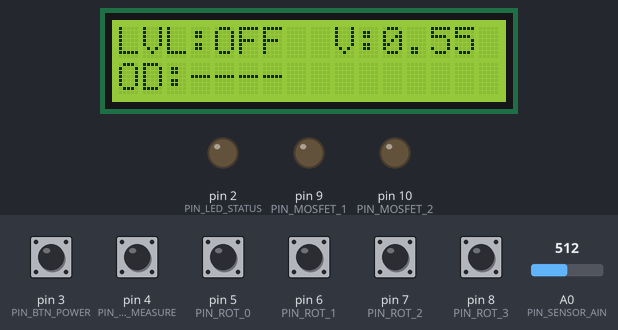
This sketch was run on a simulated Arduino Uno, built with avr-gcc and run on an emulated ATmega328P. On the bench: 16×2 character LCD, output pins drawn as LEDs (lit = HIGH). The inputs (shaded band) are chosen by the test bench; at power-on: pin 3 (PIN_BTN_POWER), pin 4 (PIN_BTN_MEASURE), pin 5 (PIN_ROT_0), pin 6 (PIN_ROT_1), pin 7 (PIN_ROT_2), pin 8 (PIN_ROT_3) HIGH, A0 (PIN_SENSOR_AIN) = 512. What the sketch prints to the serial monitor is not drawn.

Above: at 2.5 s.
2.6 s: pin 6 (PIN_ROT_1) pulled LOW for 1 s
At 4.2 s:
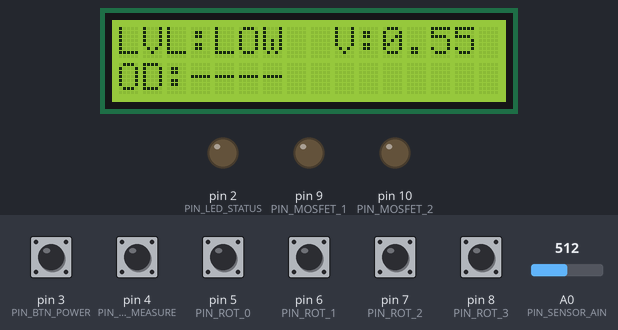
5.1 s: pin 7 (PIN_ROT_2) pulled LOW for 0.15 s
At 5.5 s:
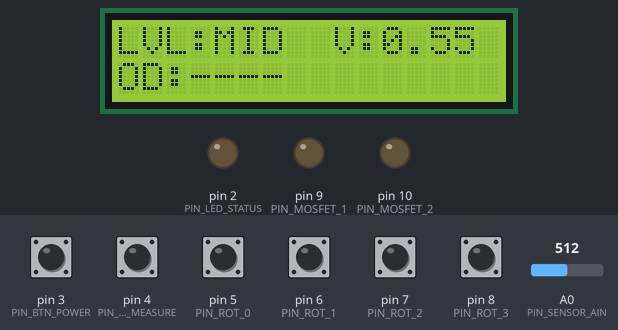
6.7 s: pin 8 (PIN_ROT_3) pulled LOW for 1 s
At 8.4 s:
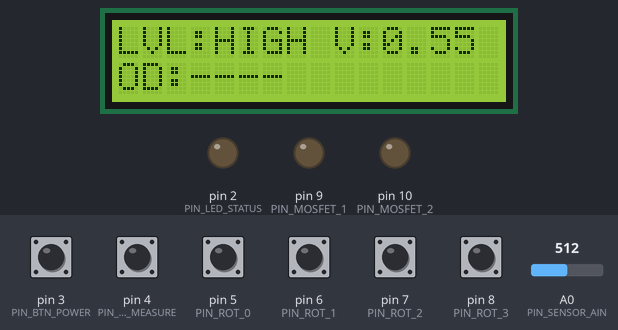
9.2 s: pin 3 (PIN_BTN_POWER) pulled LOW for 1 s
At 11.6 s:
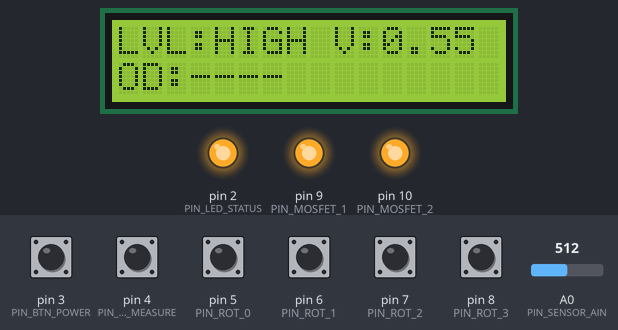
12.5 s: pin 4 (PIN_BTN_MEASURE) pulled LOW for 1 s
14.1 s: A0 (PIN_SENSOR_AIN) set to 716
At 15.1 s:
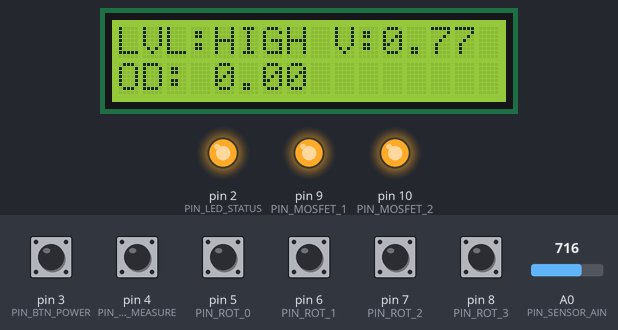
Timing chart, 0 to 17.1 s (numbered marks = the images above; inputs shaded):
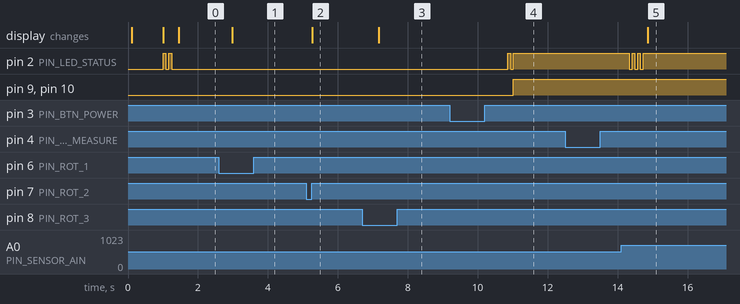

Measured:
- after the input at 2.6 s, the display: changes after 0.38 s (image 1)
- after the input at 5.1 s, the display: changes after 0.17 s (image 2)
- after the input at 6.7 s, the display: changes after 0.48 s (image 3)
- after the input at 9.2 s, pin 2 (PIN_LED_STATUS): LOW → HIGH after 1.7 s, → LOW 0.08 s later, → HIGH 0.08 s later; pin 9 (PIN_MOSFET_1), pin 10 (PIN_MOSFET_2): LOW → HIGH after 1.8 s
- after the input at 12.5 s, every drawn part: stays the same
- after the input at 14.1 s, the display: changes after 0.77 s (image 5)

The sketch:

densitometer_v2_3.ino
```cpp
#include <Arduino.h>
#include "pins.h"
#include "config.h"
#include "version.h"
#include "util.h"
#include "controls.h"
#include "measurement.h"
#include "display.h"

static bool powerEnabled = false;
static Level currentLevel = LVL_OFF;

static float V0 = 0.0f;
static bool V0_valid = false;

static Button btnPower;
static Button btnMeasure;

static void set_level_outputs(Level l) {
  digitalWrite(PIN_MOSFET_1, (l == LVL_LOW || l == LVL_HIGH) ? HIGH : LOW);
  digitalWrite(PIN_MOSFET_2, (l == LVL_MID || l == LVL_HIGH) ? HIGH : LOW);
}

static Level read_rotary_level() {
  if (digitalRead(PIN_ROT_0) == LOW) return LVL_OFF;
  if (digitalRead(PIN_ROT_1) == LOW) return LVL_LOW;
  if (digitalRead(PIN_ROT_2) == LOW) return LVL_MID;
  if (digitalRead(PIN_ROT_3) == LOW) return LVL_HIGH;
  return currentLevel;
}

static void blink_status(uint8_t times) {
  for (uint8_t i=0;i<times;i++){
    digitalWrite(PIN_LED_STATUS, HIGH);
    delay(80);
    digitalWrite(PIN_LED_STATUS, LOW);
    delay(80);
  }
}

void setup() {
  pinMode(PIN_LED_STATUS, OUTPUT);
  digitalWrite(PIN_LED_STATUS, LOW);

  pinMode(PIN_MOSFET_1, OUTPUT);
  pinMode(PIN_MOSFET_2, OUTPUT);
  set_level_outputs(LVL_OFF);

  pinMode(PIN_ROT_0, INPUT_PULLUP);
  pinMode(PIN_ROT_1, INPUT_PULLUP);
  pinMode(PIN_ROT_2, INPUT_PULLUP);
  pinMode(PIN_ROT_3, INPUT_PULLUP);

  button_init(btnPower, PIN_BTN_POWER);
  button_init(btnMeasure, PIN_BTN_MEASURE);

  Serial.begin(SERIAL_BAUD);
  Wire.begin();

  setup_analog_reference();
  lcd_init();

  blink_status(2);
}

void loop() {
  currentLevel = read_rotary_level();

  bool sp=false, lp=false;
  if (button_update(btnPower, sp, lp)) {
    if (sp || lp) {
      powerEnabled = !powerEnabled;
      blink_status(powerEnabled ? 1 : 2);
    }
  }

  bool spm=false, lpm=false;
  if (button_update(btnMeasure, spm, lpm)) {
    if (lpm) {
      if (powerEnabled && currentLevel != LVL_OFF) {
        set_level_outputs(currentLevel);
        delay(80);
        V0 = read_sensor_voltage_avg(PIN_SENSOR_AIN);
        V0_valid = (V0 > 0.01f);
        blink_status(V0_valid ? 3 : 5);
      } else {
        blink_status(5);
      }
    }
  }

  if (powerEnabled && currentLevel != LVL_OFF) {
    set_level_outputs(currentLevel);
    digitalWrite(PIN_LED_STATUS, HIGH);
  } else {
    set_level_outputs(LVL_OFF);
    digitalWrite(PIN_LED_STATUS, LOW);
  }

  float v = read_sensor_voltage_avg(PIN_SENSOR_AIN);
  float od = (V0_valid) ? compute_od(V0, v) : NAN;

  lcd_show(currentLevel, v, V0_valid, od);
  serial_show(currentLevel, v, V0_valid, V0, od);

  delay(250);
}
```

controls.cpp
```cpp
#include "controls.h"

void button_init(Button &b, uint8_t pin) {
  b.pin = pin;
  pinMode(b.pin, INPUT_PULLUP);
  b.stableLevel = digitalRead(b.pin);
  b.lastRead = b.stableLevel;
  b.lastChangeMs = millis();
  b.pressedAtMs = 0;
  b.wasPressed = false;
}

bool button_update(Button &b, bool &shortPress, bool &longPress) {
  shortPress = false;
  longPress  = false;

  bool r = digitalRead(b.pin);

  if (r != b.lastRead) {
    b.lastRead = r;
    b.lastChangeMs = millis();
  }

  if ((millis() - b.lastChangeMs) > DEBOUNCE_MS && r != b.stableLevel) {
    b.stableLevel = r;

    if (b.stableLevel == LOW) {
      b.pressedAtMs = millis();
      b.wasPressed = true;
    } else {
      if (b.wasPressed) {
        uint32_t dt = millis() - b.pressedAtMs;
        if (dt >= LONGPRESS_MS) longPress = true;
        else shortPress = true;
      }
      b.wasPressed = false;
    }
    return true;
  }
  return false;
}
```

controls.h
```cpp
#pragma once
#include <Arduino.h>
#include "config.h"

struct Button {
  uint8_t pin;
  bool stableLevel;
  bool lastRead;
  uint32_t lastChangeMs;
  uint32_t pressedAtMs;
  bool wasPressed;
};

void button_init(Button &b, uint8_t pin);
bool button_update(Button &b, bool &shortPress, bool &longPress);
```

display.cpp
```cpp
#include "display.h"
#include <Wire.h>
#include <LiquidCrystal_I2C.h>
#include "pins.h"
#include "version.h"

static LiquidCrystal_I2C lcd(LCD_ADDR, 16, 2);

const char* level_name(Level l) {
  switch (l) {
    case LVL_OFF: return "OFF ";
    case LVL_LOW: return "LOW ";
    case LVL_MID: return "MID ";
    case LVL_HIGH:return "HIGH";
    default: return "UNK ";
  }
}

void lcd_init() {
  lcd.init();
  lcd.backlight();
  lcd.clear();
  lcd.setCursor(0,0);
  lcd.print(FW_NAME);
  lcd.setCursor(0,1);
  lcd.print(FW_VERSION);
  delay(900);
  lcd.clear();
}

void lcd_show(Level lvl, float v, bool v0_valid, float od) {
  lcd.setCursor(0,0);
  lcd.print("LVL:");
  lcd.print(level_name(lvl));
  lcd.print(" V:");
  char buf[8];
  dtostrf(v, 4, 2, buf);
  lcd.print(buf);

  lcd.setCursor(0,1);
  lcd.print("OD:");
  if (!v0_valid) {
    lcd.print("----   ");
  } else if (isnan(od)) {
    lcd.print("NaN    ");
  } else {
    char b2[10];
    dtostrf(od, 5, 2, b2);
    lcd.print(b2);
    lcd.print("  ");
  }
}

void serial_show(Level lvl, float v, bool v0_valid, float v0, float od) {
  Serial.print("Level=");
  Serial.print(level_name(lvl));
  Serial.print(" V=");
  Serial.print(v, 4);
  Serial.print(" V0=");
  if (v0_valid) Serial.print(v0, 4);
  else Serial.print("unset");
  Serial.print(" OD=");
  if (v0_valid && !isnan(od)) Serial.println(od, 4);
  else Serial.println("----");
}
```

display.h
```cpp
#pragma once
#include <Arduino.h>

enum Level { LVL_OFF=0, LVL_LOW=1, LVL_MID=2, LVL_HIGH=3 };

const char* level_name(Level l);

void lcd_init();
void lcd_show(Level lvl, float v, bool v0_valid, float od);
void serial_show(Level lvl, float v, bool v0_valid, float v0, float od);
```

measurement.cpp
```cpp
#include "measurement.h"
#include "util.h"

float read_sensor_voltage_avg(uint8_t analogPin) {
  uint32_t acc = 0;
  for (uint16_t i=0; i<SAMPLE_COUNT; i++) {
    acc += (uint16_t)analogRead(analogPin);
    delay(SAMPLE_DELAY_MS);
  }
  float raw = (float)acc / (float)SAMPLE_COUNT;
  return raw * (vref_volts() / 1023.0f);
}
```

measurement.h
```cpp
#pragma once
#include <Arduino.h>
#include "config.h"

float read_sensor_voltage_avg(uint8_t analogPin);
```

util.h
```cpp
#pragma once
#include <Arduino.h>
#include <math.h>

inline float compute_od(float v0, float v) {
  if (v0 <= 0.0f || v <= 0.0f) return NAN;
  return log10f(v0 / v);
}

inline float vref_volts() {
#if defined(ARDUINO_AVR_NANO_EVERY)
  return 1.1f; // INTERNAL1V1
#else
  return 1.1f; // INTERNAL (classic AVR ~1.1V)
#endif
}

inline void setup_analog_reference() {
#if defined(ARDUINO_AVR_NANO_EVERY)
  analogReference(INTERNAL1V1);
#else
  analogReference(INTERNAL);
#endif
  delay(20);
}
```

version.h
```cpp
#pragma once
#define FW_NAME    "Densiometer"
#define FW_VERSION "v2.3"
```

config.h
```cpp
#pragma once
#include <Arduino.h>

// Sampling
static const uint16_t SAMPLE_COUNT    = 50;
static const uint16_t SAMPLE_DELAY_MS = 2;

// Buttons
static const uint16_t DEBOUNCE_MS  = 35;
static const uint16_t LONGPRESS_MS = 900;

// Serial
static const uint32_t SERIAL_BAUD = 115200;
```

pins.h
```cpp
#pragma once
#include <Arduino.h>

// UI
static const uint8_t PIN_LED_STATUS  = 2;
static const uint8_t PIN_BTN_POWER   = 3;  // toggle
static const uint8_t PIN_BTN_MEASURE = 4;  // short=measure, long=cal

// Rotary (one-hot, active LOW with INPUT_PULLUP)
static const uint8_t PIN_ROT_0 = 5; // OFF
static const uint8_t PIN_ROT_1 = 6; // LOW
static const uint8_t PIN_ROT_2 = 7; // MID
static const uint8_t PIN_ROT_3 = 8; // HIGH

// Level outputs (MOSFET gates)
static const uint8_t PIN_MOSFET_1 = 9;
static const uint8_t PIN_MOSFET_2 = 10;

// Sensor
static const uint8_t PIN_SENSOR_AIN = A0;

// LCD
static const uint8_t LCD_ADDR = 0x27;
```
